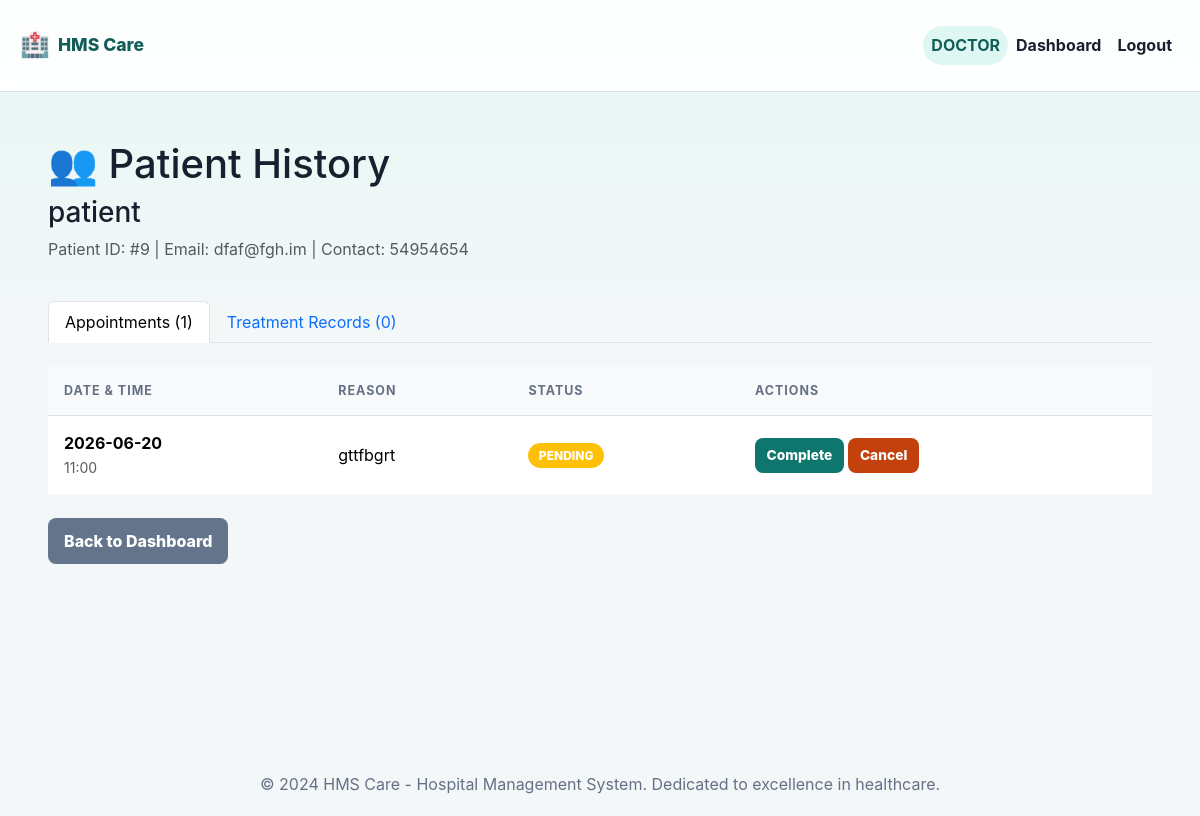
/doctor_patient_history/9 (signed in), run on the app's committed database.
### models.py (models this page shows)
class Patient(db.Model):
    id = db.Column(db.Integer, primary_key=True)
    name = db.Column(db.String(100), nullable=False)
    username = db.Column(db.String(50), unique=True, nullable=False)
    password = db.Column(db.String(128), nullable=False)
    email = db.Column(db.String(100), unique=True, nullable=False)
    contact = db.Column(db.String(15), nullable=False)
    date_of_birth = db.Column(db.String(20), nullable=True)
    address = db.Column(db.String(200), nullable=True)
    appointment = db.relationship('Appointment', backref='patient', lazy=True)
    status = db.Column(db.String(20), default="active", nullable=False)
    role = db.Column(db.String(20), default="patient", nullable=False)

class Appointment(db.Model):
    id=db.Column(db.Integer,primary_key=True)
    date=db.Column(db.String(20),nullable=False)
    time=db.Column(db.String(20),nullable=False)
    reason=db.Column(db.String(300), nullable=True)
    patient_id=db.Column(db.Integer,db.ForeignKey('patient.id'),nullable=False)
    doctor_id=db.Column(db.Integer,db.ForeignKey('doctor.id'),nullable=False)
    status=db.Column(db.String(20),default="pending",nullable=False)
    schedule=db.Column(db.Integer,db.ForeignKey('schedule_doctors.id'))
    treatment=db.relationship('Treatment',backref='appointment')

### app.py (the view)
@app.route("/doctor_patient_history/<int:patient_id>")
@login_required("doctor")
def doctor_patient_history(patient_id):
    patient = Patient.query.get_or_404(patient_id)
    doctor_id = session["user_id"]
    appointments = Appointment.query.filter_by(
        doctor_id=doctor_id,
        patient_id=patient_id
    ).order_by(Appointment.date.desc()).all()
    treatments = Treatment.query.join(Appointment).filter(
        Appointment.doctor_id == doctor_id,
        Appointment.patient_id == patient_id,
        Appointment.status == 'completed'
    ).order_by(Treatment.created_at.desc()).all()
    return render_template("doctor_patient_history.html", patient=patient, appointments=appointments, treatments=treatments)

### app.py (called while the page is built)
def login_required(role=None):
    def decorator(view):
        @wraps(view)
        def wrapped(*args, **kwargs):
            if "user_id" not in session:
                flash("Please login to continue.", "warning")
                return redirect(url_for("login"))
            if role and session.get("role") != role:
                flash("You do not have access to that page.", "danger")
                return redirect(url_for("home"))
            return view(*args, **kwargs)
        return wrapped
    return decorator

def status_badge(status):
    return {
        "active": "success",
        "pending": "warning",
        "completed": "success",
        "cancelled": "danger",
        "blocked": "danger",
        "closed": "secondary",
        "removed": "secondary",
    }.get(status, "info")

### templates/doctor_patient_history.html (shortened to what this page needs)
{% extends 'base.html' %}
{% block content %}
<div class="container mt-4">
    <div class="row mb-4">
        <div class="col-md-12">
            <h1>👥 Patient History</h1>
            <h3>{{ patient.name }}</h3>
            <p class="text-muted">Patient ID: #{{ patient.id }} | Email: {{ patient.email }} | Contact: {{ patient.contact }}</p>
        </div>
    </div>
    <ul class="nav nav-tabs mb-4" role="tablist">
        <li class="nav-item">
            <a class="nav-link active" data-bs-toggle="tab" href="#appointments-tab">Appointments ({{ appointments|length }})</a>
        </li>
        <li class="nav-item">
            <a class="nav-link" data-bs-toggle="tab" href="#treatment-tab">Treatment Records ({{ treatments|length }})</a>
        </li>
    </ul>
    <div class="tab-content">
        <div id="appointments-tab" class="tab-pane fade show active">
            {% if appointments %}
            <div class="table-responsive">
                <table class="table table-hover">
                    <thead>
                        <tr>
                            <th>Date & Time</th>
                            <th>Reason</th>
                            <th>Status</th>
                            <th>Actions</th>
                        </tr>
                    </thead>
                    <tbody>
                        {% for appt in appointments %}
                        <tr>
                            <td>
                                <strong>{{ appt.date }}</strong><br>
                                <small class="text-muted">{{ appt.time }}</small>
                            </td>
                            <td>{{ appt.reason or '-' }}</td>
                            <td>
                                <span class="badge bg-{{ appt.status|status_badge }}">{{ appt.status|upper }}</span>
                            </td>
                            <td>
                                {% if appt.status == 'pending' %}
                                <a href="{{ url_for('update_appointment', appointment_id=appt.id, action='completed') }}" class="btn btn-sm btn-success">Complete</a>
                                <a href="{{ url_for('update_appointment', appointment_id=appt.id, action='cancelled') }}" class="btn btn-sm btn-danger">Cancel</a>
                                {% endif %}
                            </td>
                        </tr>
                        {% endfor %}
                    </tbody>
                </table>
            </div>
            {% else %}
            <div class="alert alert-info">
                <h4>No Appointments</h4>
                <p>You haven't had any appointments with this patient yet.</p>
            </div>
            {% endif %}
        </div>
    </div>
    <div class="mt-4">
        <a href="{{ url_for('doctor_dashboard') }}" class="btn btn-secondary">Back to Dashboard</a>
    </div>
</div>
{% endblock %}

### static/style.css (style rules this page uses)
:root { --ink: #18202f; --muted: #667085; --line: #d8e0ea; --panel: #ffffff; --page: #f3f7f8; --primary: #0f766e; --primary-dark: #115e59; --accent: #2563eb; --success: #15803d; --danger: #c2410c; --warning: #b45309; --soft-teal: #dff7f2; --soft-blue: #e7efff; --shadow: 0 16px 45px rgba(24, 32, 47, 0.08); --radius: 8px; }
* { box-sizing: border-box; }
html, body { min-height: 100%; }
body { margin: 0; font-family: Inter, "Segoe UI", Arial, sans-serif; color: var(--ink); background: linear-gradient(180deg, rgba(223, 247, 242, 0.7), rgba(243, 247, 248, 0) 320px), var(--page); letter-spacing: 0; }
.table { margin: 0; vertical-align: middle; }
.table thead th { padding: 0.9rem 1rem; color: var(--muted); background: #f8fafc; border-bottom: 1px solid var(--line); font-size: 0.78rem; text-transform: uppercase; letter-spacing: 0.08em; }
.table tbody td { padding: 0.95rem 1rem; border-bottom: 1px solid #edf2f7; }
.table tbody tr:last-child td { border-bottom: 0; }
.btn { border-radius: var(--radius); border: 0; padding: 0.68rem 1rem; font-weight: 800; text-transform: none; letter-spacing: 0; }
.btn-success { background: var(--primary); color: #fff; }
.btn-danger { background: var(--danger); color: #fff; }
.btn-secondary { background: #64748b; color: #fff; }
.btn-sm { padding: 0.45rem 0.72rem; font-size: 0.86rem; }
.badge { padding: 0.42rem 0.65rem; border-radius: 999px; font-weight: 850; }

### data on the page
Patient: name "patient", id "9", email "dfaf@fgh.im", contact "54954654"
Appointment: date "2026-06-20", time "11:00", reason "gttfbgrt", status "PENDING"

### other printed values
{{ session.get('role')|upper }} "DOCTOR"
{{ appointments|length }} "1"
{{ treatments|length }} "0"
